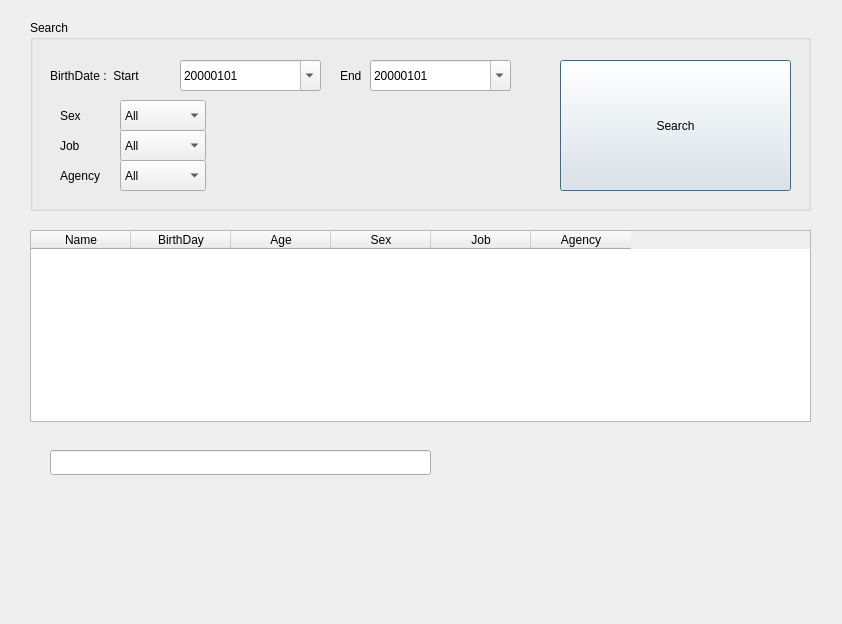
<?xml version="1.0" encoding="UTF-8"?>
<ui version="4.0">
 <class>Dialog</class>
 <widget class="QDialog" name="Dialog">
  <property name="geometry">
   <rect>
    <x>0</x>
    <y>0</y>
    <width>842</width>
    <height>624</height>
   </rect>
  </property>
  <property name="windowTitle">
   <string>Dialog</string>
  </property>
  <widget class="QTableWidget" name="tableWidget">
   <property name="geometry">
    <rect>
     <x>30</x>
     <y>230</y>
     <width>781</width>
     <height>192</height>
    </rect>
   </property>
   <column>
    <property name="text">
     <string>Name</string>
    </property>
   </column>
   <column>
    <property name="text">
     <string>BirthDay</string>
    </property>
   </column>
   <column>
    <property name="text">
     <string>Age</string>
    </property>
   </column>
   <column>
    <property name="text">
     <string>Sex</string>
    </property>
   </column>
   <column>
    <property name="text">
     <string>Job</string>
    </property>
   </column>
   <column>
    <property name="text">
     <string>Agency</string>
    </property>
   </column>
  </widget>
  <widget class="QGroupBox" name="groupBox">
   <property name="geometry">
    <rect>
     <x>30</x>
     <y>20</y>
     <width>781</width>
     <height>191</height>
    </rect>
   </property>
   <property name="title">
    <string>Search</string>
   </property>
   <widget class="QLabel" name="label_5">
    <property name="geometry">
     <rect>
      <x>30</x>
      <y>140</y>
      <width>61</width>
      <height>31</height>
     </rect>
    </property>
    <property name="text">
     <string>Agency</string>
    </property>
   </widget>
   <widget class="QComboBox" name="cbsex">
    <property name="geometry">
     <rect>
      <x>90</x>
      <y>80</y>
      <width>86</width>
      <height>31</height>
     </rect>
    </property>
    <item>
     <property name="text">
      <string>All</string>
     </property>
    </item>
   </widget>
   <widget class="QPushButton" name="btn_search">
    <property name="geometry">
     <rect>
      <x>530</x>
      <y>40</y>
      <width>231</width>
      <height>131</height>
     </rect>
    </property>
    <property name="text">
     <string>Search</string>
    </property>
   </widget>
   <widget class="QDateEdit" name="bdend">
    <property name="geometry">
     <rect>
      <x>340</x>
      <y>40</y>
      <width>141</width>
      <height>31</height>
     </rect>
    </property>
    <property name="displayFormat">
     <string>yyyyMMdd</string>
    </property>
    <property name="calendarPopup">
     <bool>true</bool>
    </property>
   </widget>
   <widget class="QLabel" name="label_3">
    <property name="geometry">
     <rect>
      <x>30</x>
      <y>80</y>
      <width>41</width>
      <height>31</height>
     </rect>
    </property>
    <property name="text">
     <string>Sex</string>
    </property>
   </widget>
   <widget class="QComboBox" name="cbagency">
    <property name="geometry">
     <rect>
      <x>90</x>
      <y>140</y>
      <width>86</width>
      <height>31</height>
     </rect>
    </property>
    <item>
     <property name="text">
      <string>All</string>
     </property>
    </item>
   </widget>
   <widget class="QDateEdit" name="bdstart">
    <property name="geometry">
     <rect>
      <x>150</x>
      <y>40</y>
      <width>141</width>
      <height>31</height>
     </rect>
    </property>
    <property name="displayFormat">
     <string>yyyyMMdd</string>
    </property>
    <property name="calendarPopup">
     <bool>true</bool>
    </property>
   </widget>
   <widget class="QComboBox" name="cbjob">
    <property name="geometry">
     <rect>
      <x>90</x>
      <y>110</y>
      <width>86</width>
      <height>31</height>
     </rect>
    </property>
    <item>
     <property name="text">
      <string>All</string>
     </property>
    </item>
   </widget>
   <widget class="QLabel" name="label">
    <property name="geometry">
     <rect>
      <x>20</x>
      <y>40</y>
      <width>141</width>
      <height>31</height>
     </rect>
    </property>
    <property name="text">
     <string>BirthDate :  Start</string>
    </property>
   </widget>
   <widget class="QLabel" name="label_2">
    <property name="geometry">
     <rect>
      <x>310</x>
      <y>40</y>
      <width>41</width>
      <height>31</height>
     </rect>
    </property>
    <property name="text">
     <string>End</string>
    </property>
   </widget>
   <widget class="QLabel" name="label_4">
    <property name="geometry">
     <rect>
      <x>30</x>
      <y>110</y>
      <width>41</width>
      <height>31</height>
     </rect>
    </property>
    <property name="text">
     <string>Job</string>
    </property>
   </widget>
  </widget>
  <widget class="QLineEdit" name="tester">
   <property name="geometry">
    <rect>
     <x>50</x>
     <y>450</y>
     <width>381</width>
     <height>25</height>
    </rect>
   </property>
  </widget>
 </widget>
 <resources/>
 <connections/>
</ui>
